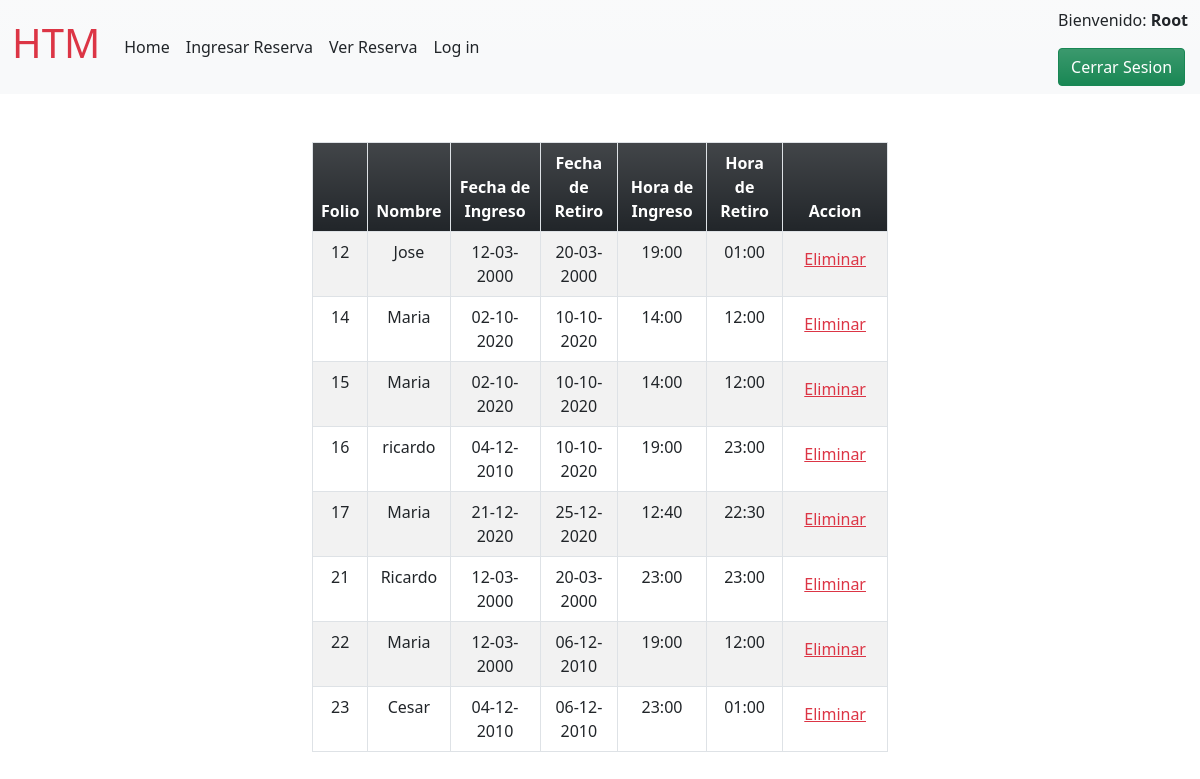
/ver_reserva.php (signed in), run on the app's committed database.
### tables this page shows
CREATE TABLE `Reservas` (
  `idReservas` int NOT NULL AUTO_INCREMENT,
  `nombre` varchar(45) NOT NULL,
  `fecha_Inicio` varchar(45) NOT NULL,
  `fecha_Fin` varchar(45) NOT NULL,
  `hora_Inicio` varchar(45) NOT NULL,
  `hora_Fin` varchar(45) NOT NULL,
  PRIMARY KEY (`idReservas`)
);

### DB/operaciones.php (called while the page is built, shortened)
<?php
function conectar(){
    $servidor = "127.0.0.1";
    $usuario = "root";
    $clave = "12345678";
    $bd = "Ev2_DB_HTM";
    $con = mysqli_connect($servidor, $usuario, $clave, $bd);
    if(mysqli_connect_errno()){
        return false;
    }else{
        return $con;
    }
}
function obtenerReserva(){
    $sql = "SELECT idReservas, nombre, fecha_Inicio, fecha_Fin, hora_Inicio, hora_Fin FROM Reservas";
    $con = conectar();
    $query = mysqli_query($con, $sql);
    $lista = array();
    while($rs = mysqli_fetch_array($query)){
        $reserva = new stdClass();
        $reserva->id = $rs["idReservas"];
        $reserva->nombre = $rs["nombre"];
        $reserva->fecha_in = $rs["fecha_Inicio"];
        $reserva->fecha_end = $rs["fecha_Fin"];
        $reserva->hora_in = $rs["hora_Inicio"];
        $reserva->hora_end = $rs["hora_Fin"];
        $lista[] = $reserva;
    }
    return $lista;
    }

### ver_reserva.php (the view, shortened to what this page needs)
<?php
require_once "Templates/header.php";
require_once "DB/operaciones.php";
$reserva = obtenerReserva();
?>
<main class="container-fluid">
    <div class="row mt-5">
        <div class="col-12 col-md-8 col-lg-6  mx-auto">
        <table class="table table-heovered table-bordered table-striped">
            <thead class="bg-dark bg-gradient">
              <tr class="text-center text-white">
                <th scope="col">Folio</th>
                <th scope="col">Nombre</th>
                <th scope="col">Fecha de Ingreso</th>
                <th scope="col">Fecha de Retiro</th>
                <th scope="col">Hora de Ingreso</th>
                <th scope="col">Hora de Retiro</th>
                <th scope="col">Accion</th>
              </tr>
            </thead>
            <tbody>
              <?php foreach ($reserva as $item){ ?>
              <tr>
                <td class="text-center"><?php echo $item->id ?></td>
                <td class="text-center"><?php echo $item->nombre ?></td>
                <td class="text-center"><?php echo $item->fecha_in ?></td>
                <td class="text-center"><?php echo $item->fecha_end ?></td>
                <td class="text-center"><?php echo $item->hora_in ?></td>
                <td class="text-center"><?php echo $item->hora_end ?></td>
                <td class="text-center">
                  <form method="POST" action="">
                    <button type="submit" value="<?php echo $item->id;?>"
                    name="id-eliminar" class="btn btn-link text-danger">Eliminar</button>
                  </form>
                </td>
              </tr>
              <?php }?>
            </tbody>
          </table>
        </div>
    </div>
</main>
  </body>
</html>

### data on the page
reservas: idReservas "12", nombre "Jose", fecha_Inicio "12-03-2000", fecha_Fin "20-03-2000", hora_Inicio "19:00", hora_Fin "01:00"
reservas: idReservas "14", nombre "Maria", fecha_Inicio "02-10-2020", fecha_Fin "10-10-2020", hora_Inicio "14:00", hora_Fin "12:00"
reservas: idReservas "15", nombre "Maria", fecha_Inicio "02-10-2020", fecha_Fin "10-10-2020", hora_Inicio "14:00", hora_Fin "12:00"
reservas: idReservas "16", nombre "ricardo", fecha_Inicio "04-12-2010", fecha_Fin "10-10-2020", hora_Inicio "19:00", hora_Fin "23:00"
reservas: idReservas "17", nombre "Maria", fecha_Inicio "21-12-2020", fecha_Fin "25-12-2020", hora_Inicio "12:40", hora_Fin "22:30"
reservas: idReservas "21", nombre "Ricardo", fecha_Inicio "12-03-2000", fecha_Fin "20-03-2000", hora_Inicio "23:00", hora_Fin "23:00"
reservas: idReservas "22", nombre "Maria", fecha_Inicio "12-03-2000", fecha_Fin "06-12-2010", hora_Inicio "19:00", hora_Fin "12:00"
reservas: idReservas "23", nombre "Cesar", fecha_Inicio "04-12-2010", fecha_Fin "06-12-2010", hora_Inicio "23:00", hora_Fin "01:00"

### other printed values
$_SESSION['usuario'] "Root"
